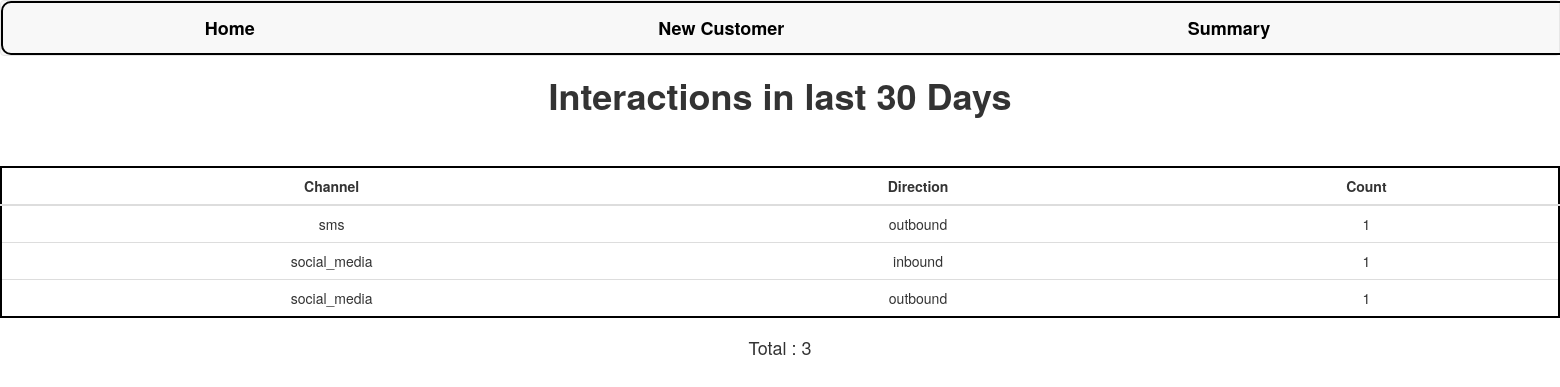
The page /summary/ on the database its author committed.
### customer360/models.py (models this page shows)
class Interaction(models.Model):
    CHANNEL_CHOICES = [
        ('phone', 'Phone'),
        ('sms', 'SMS'),
        ('email', 'Email'),
        ('letter', 'Letter'),
        ('social_media', 'Social Media'),
    ]
    DIRECTION_CHOICES = [
        ('inbound', 'Inbound'),
        ('outbound', 'Outbound'),
    ]
    customer = models.ForeignKey(Customer, on_delete=models.CASCADE)  # ForeignKey to Customer model, on_delete specifies what happens when related Customer is deleted
    channel = models.CharField(max_length=15, choices=CHANNEL_CHOICES)  # CharField for channel with predefined choices
    direction = models.CharField(max_length=10, choices=DIRECTION_CHOICES)  # CharField for direction with predefined choices
    interaction_date = models.DateField(auto_now_add=True)  # DateField for interaction date, auto_now_add sets the value to the current date automatically on creation
    summary = models.TextField()  # TextField for interaction summary

### customer360/views.py (the view)
# urls.py: path('summary/', views.summary, name='summary'),
def summary(request):
    thirty_days_ago = date.today() - timedelta(days=30)
    interactions = Interaction.objects.filter(interaction_date__gte=thirty_days_ago)
    count = len(interactions)
    interactions = interactions.values("channel", "direction").annotate(count=Count("channel"))
    context = {"interactions": interactions, "count": count}
    return render(request, "summary.html", context=context)

### customer360/templates/summary.html
{% extends 'base.html' %}
{% load static %}
{% block content %}
<html>
    <body>
        <h1> Interactions in last 30 Days  </h1>
        {% if not interactions %}
            <p> there are no interactions in the last 30 days <p>
        {% else %}
            <table class="table">
                <thead>
                    <tr>
                        <th>Channel</th>
                        <th>Direction</th>
                        <th>Count</th>
                    </tr>
                </thead>
                <tbody>
                    {% for interaction in interactions %}
                        <tr>
                            <td>{{ interaction.channel }}</td>
                            <td>{{ interaction.direction }}</td>
                            <td> {{ interaction.count }} </td>
                        </tr>
                    {% endfor %}
                </tbody>
            </table>
            <h4> Total : {{ count }} </h4>
        {% endif %}
    </body>
</html>
{% endblock content %}

### customer360/templates/base.html (shortened to what this page needs)
{% load static %}
<!DOCTYPE html>
<html>
    <head>
        <link rel="stylesheet" href="https://maxcdn.bootstrapcdn.com/bootstrap/3.4.1/css/bootstrap.min.css">
        <link rel="stylesheet" href="{% static 'css/main.css' %}">
    </head>
    <body>
        <nav class="navbar navbar-default">
            <ul class="nav navbar-nav">
                <li>
                    <a style="color:black;" href="/">Home</a>
                </li>
                <li>
                    <a  style="color:black;" href="/create">New Customer</a>
                </li>
                <li>
                    <a style="color:black;" href="/summary">Summary</a>
                </li>
            </ul>
        </nav>
        {% block content %}
        {% endblock %}
    </body>
</html>

### static/css/main.css (style rules this page uses)
body { text-align: center; margin: auto; }
h1, p { font-weight: bold; }
table { margin: auto; border: 2px solid #000000; margin-top: 50px; border-radius: 15px; background-color: white; text-align: center; }
th { text-align: center; }
.nav { width: 200%; border: 2px solid black; border-radius: 10px; }
.nav li { margin-right: 6%; margin-left: 6%; font-size: large; font-weight: bold; }

### rows shown on the page
Interaction: channel "sms", direction "outbound", count "1"
Interaction: channel "social_media", direction "inbound", count "1"
Interaction: channel "social_media", direction "outbound", count "1"

### other values the page prints
{{ count }} "3"
